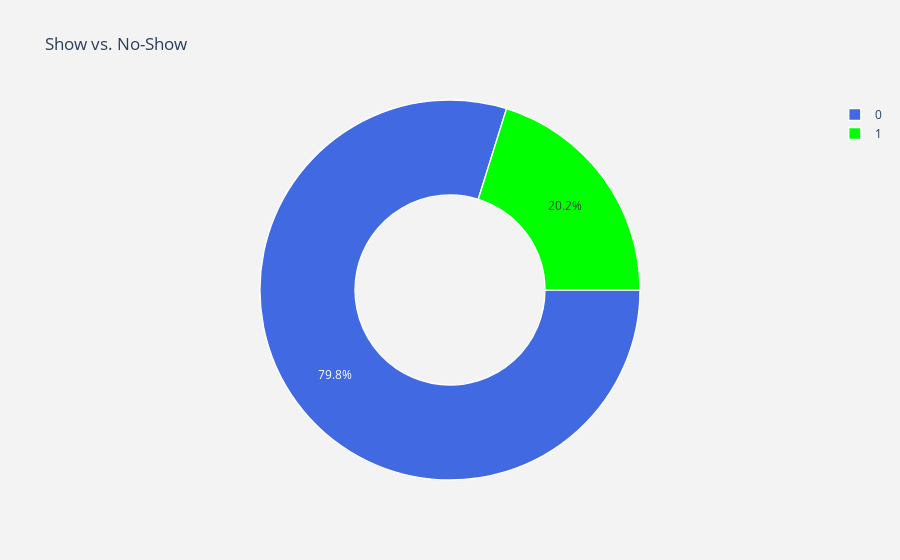

The code cell stored with this chart in its notebook:
### Markdown cell above
## EDA

### Code cell
#labels
lab = noshow["absent"].value_counts().keys().tolist()
#values
val = noshow["absent"].value_counts().values.tolist()

trace = go.Pie(labels = lab ,
               values = val ,
               marker = dict(colors =  [ 'royalblue' ,'lime'],
                             line = dict(color = "white",
                                         width =  1.3)
                            ),
               rotation = 90,
               hoverinfo = "label+value+text",
               hole = .5
              )
layout = go.Layout(dict(title = "Show vs. No-Show",
                        plot_bgcolor  = "rgb(243,243,243)",
                        paper_bgcolor = "rgb(243,243,243)",
                       )
                  )

data = [trace]
fig = go.Figure(data = data,layout = layout)

py.iplot(fig)

### Figure 1 — Plotly figure (JSON) as saved in the notebook; plotly's stock layout.template omitted (floating-point values rounded to 4 significant figures)
{"data": [{"hole": 0.5, "hoverinfo": "label+value+text", "labels": [0, 1], "marker": {"colors": ["royalblue", "lime"], "line": {"color": "white", "width": 1.3}}, "rotation": 90, "type": "pie", "values": [88011, 22266]}], "layout": {"paper_bgcolor": "rgb(243,243,243)", "plot_bgcolor": "rgb(243,243,243)", "title": {"text": "Show vs. No-Show"}}}
